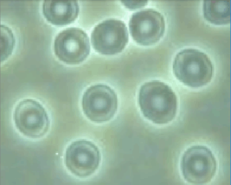
#> input picture cell3.jpg, 231 x 185 px
$ python 630.py   (older library calls are emulated)
#> lines starting #> are read from the running program, lines starting #| are printed output that depends on the picture; after the words box and inside, x2 and y2 are one past the last pixel; in counts of white or black regions, pixels touching at a corner belong together
'''
-*- coding: utf-8 -*-
@Author  : LiZhichao
@Time    : 2019/6/24 8:48
@Software: PyCharm
@File    : 624.py
'''
from tkinter import *
from tkinter import filedialog
import cv2 as cv
import numpy as np
from matplotlib import pyplot as plt
from tkinter import filedialog
import os

def dis(title,num,files):
    cv.namedWindow(title, 0)
    cv.resizeWindow(title, num * H, W)
    cv.imshow(title, np.hstack(files))
    cv.waitKey(0)
    cv.destroyAllWindows()

def display(num,titles,files):
    for i in range(num):
        plt.figure("hist")
        arr = files[i].flatten()
        plt.subplot(1,2,i+1)
        plt.title(titles[i])
        n, bins, patches = plt.hist(arr, bins=256, density=1,edgecolor='None',
                                    facecolor='red')
    plt.show()

def displays(Name,r,c,titles,files):
    plt.figure(Name)
    for i in range(len(files)):
        plt.subplot(r,c,i+1)
        plt.imshow(files[i], cmap='gray')
        plt.xticks([]), plt.yticks([])
        plt.title(titles[i])
    plt.show()

#灰度化
def grey(img):
    # 获取当前图片的信息
    imgInfo = img.shape
    heigh = imgInfo[0]
    width = imgInfo[1]
    # dst 一般是新建值，目标图片
    dst = np.zeros((heigh, width), np.uint8)
    for i in range(0, heigh):
        for j in range(0, width):
            gray = 0.114 * img[i, j, 0] + 0.587 * img[i, j, 1] + 0.299 * img[i, j, 2]
            dst[i, j] = np.uint8(gray)
    return dst

#灰度上移
# [62 lines left out: functions huidushangyi, huiduxiayi, huiduduibidu, huidufanzhuan, gama, not called in this run]

#二值化
def erzhihua(img1):
    img6 = np.zeros((H,W),np.uint8)
    for i in range(H):
        for j in range(W):
            if img1[i,j]>50:
                gray = 255
            else:
                gray = 0
            img6[i,j]=gray
    flies = [img1,img6]
    dis("erzhihua",2,files=flies)
    return img6

#直方图均衡化
def Hist(img):
    Newimg = np.zeros((H, W), np.uint8)  # 二维数组
    Hist = np.zeros(256, np.int)  # Pixel sum一维均衡化前
    EqHist = np.zeros(256, np.int)  # Equal Pixel均衡化后
    HistP = np.zeros(256, np.float)  # 像素概率
    HistPSUM = np.zeros(256, np.float)  # 像素概率和
    Pixelsum = H * W
    for i in range(H):
        for j in range(W):
            # Every Gray Pixel sum
            Hist[img[i,j]]+=1#像素点出现的次数

    for i in range(256):
        HistP[i] =Hist[i]/Pixelsum#像素点出现的概率

    for i in range(1,256):
        HistPSUM[i] =HistP[i]+HistPSUM[i-1]#归一化

    for i in range(256):
        EqHist[i] =HistPSUM[i]*255#均衡化后灰度值

    for i in range(H):
        for j in range(W):
            # Set New pixels Gray
            Newimg[i,j]= EqHist[img[i,j]]

    files = [img,Newimg]
    titles = ["first","last"]
    displays("Hist",1,2,titles,files)
    display(2,titles,files)
    return Newimg

#直方图规定化
# [61 lines left out: functions cumFre, histMatching, cross3x3, not called in this run]

#5x5
def cross5x5(img):
    curimg = np.zeros((H,W),np.uint8)
    newimg = np.zeros((H,W),np.uint8)

    for i in range(1,H-2):
        for j in range(1,W-2):
            t00 = img[i-2,j-2]
            t01 = img[i-2,j-1]
            t02 = img[i-2,j]
            t03 = img[i-2,j+1]
            t04 = img[i-2,j+2]
            t10 = img[i-1, j - 2]
            t11 = img[i-1, j - 1]
            t12 = img[i-1, j]
            t13 = img[i-1, j + 1]
            t14 = img[i-1, j + 2]
            t20 = img[i , j - 2]
            t21 = img[i , j - 1]
            t22 = img[i , j]
            t23 = img[i , j + 1]
            t24 = img[i , j + 2]
            t30 = img[i+1, j - 2]
            t31 = img[i+1, j - 1]
            t32 = img[i+1, j]
            t33 = img[i+1, j + 1]
            t34 = img[i+1, j + 2]
            t40 = img[i+2, j - 2]
            t41 = img[i+2, j - 1]
            t42 = img[i+2, j]
            t43 = img[i+2, j + 1]
            t44 = img[i+2, j + 2]
            templ =[t00,t01,t02,t03,t04,t10,t11,t12,t13,t14,t20,t21,t22,t23,t24,t30,t31,t32,t33,t34,t40,t41,t42,t43,t44]
            templ.sort()
            curimg[i,j]=templ[12]
    for i in range(img.shape[0]):
        for j in range(img.shape[1]):
            if i == 0:
                newimg[i, j] = img[i, j]
            elif j == 0:
                newimg[i, j] = img[i, j]
            elif i == H-1 or i == H-2:
                newimg[i, j] = img[i, j]
            elif j == W-1 or j==W-2:
                newimg[i, j] = img[i, j]
            else:
                newimg[i, j] = curimg[i, j]
    files = [img, curimg, newimg]
    dis('5x5', 3, files)
    return newimg

#Robert算子
def Robert(H,W,img):
    imgR = np.zeros((H,W),np.uint8)
    for i in range(0, H - 1):
        for j in range(0, W - 1):
            a00 = np.int16(img[i,j])
            a01 = np.int16(img[i,j+1])
            a10 = np.int16(img[i+1,j])
            a11 = np.int16(img[i+1,j+1])
            # u = np.sqrt((a00-a11)**2 + (a10-a01)**2)
            u = np.abs((a00-a11))+np.abs(a10-a01)
            if u>= 255:
                u = 255
            elif u<0:
                u = 0
            imgR[i,j] =np.uint8(u)
    files = [img,imgR]
    dis('Robert', 2, files)
    return imgR

#梯度
# [192 lines left out: functions Grad, Prewitt, Sobel, Synthetic, Laplace, Lookformin and 1 more, not called in this run]

#膨胀
def getDilate(img, kernel):
    (H,W) =img.shape
    dilate2 = np.zeros((H, W), np.uint8)
    print("img.shape(H,W)=", H, W)
    (row,col)=kernel.shape
    # 等于结构元素的子图像
    subimg = np.zeros((row, col), np.uint8)
    # 结构元素卷积运算原始图像
    print("kernel.shape(row,col)", row, col)
    for h in range(row//2, H-row//2):
        for w in range(col//2, W-col//2):
            #结构元素与对应点
            for i in range(-(row//2), row//2+1):
                for j in range(-(col//2), col//2+1):
                    subimg[row//2+i,col//2+j] = img[h+i,w+j]*kernel[row//2+i,col//2+j]
            smax = subimg.max()
            dilate2[h, w] = smax
    return dilate2

#填充
def fillHole(im_in):
    im_floodfill = im_in.copy()

    # Mask 用于 floodFill，官方要求长宽+2
    h, w = im_in.shape[:2]
    mask = np.zeros((h + 2, w + 2), np.uint8)

    # floodFill函数中的seedPoint对应像素必须是背景
    isbreak = False
    for i in range(im_floodfill.shape[0]):
        for j in range(im_floodfill.shape[1]):
            if (im_floodfill[i][j] == 0):
                seedPoint = (i, j)
                isbreak = True
                break
        if (isbreak):
            break

    # 得到im_floodfill 255填充非孔洞值
    cv.floodFill(im_floodfill, mask, seedPoint, 255)

    # 得到im_floodfill的逆im_floodfill_inv
    im_floodfill_inv = cv.bitwise_not(im_floodfill)

    # 把im_in、im_floodfill_inv这两幅图像结合起来得到前景
    im_out = im_in | im_floodfill_inv

    # 保存结果
    return im_out

#绘制轮廓
# [28 lines left out: function draw, not called in this run]

def draw1(thresh):
    contours, hierarchy = cv.findContours(thresh, cv.RETR_TREE,
                                              cv.CHAIN_APPROX_NONE)

    # 需要搞一个list给cv2.drawContours()才行！！！！！
    count = 0
    ares_avrg = 0
    c_max = []
    for i in range(len(contours)):
        cnt = contours[i]
        area = cv.contourArea(cnt)
        print(area)

        # 处理掉小的轮廓区域，这个区域的大小自己定义。
        if (area < 200):
            c_min = []
            c_min.append(cnt)
            # thickness不为-1时，表示画轮廓线，thickness的值表示线的宽度。
            cv.drawContours(thresh, c_min, -1, (0, 0, 0), thickness=-1)
            continue
        count += 1
        ares_avrg += area
        c_max.append(cnt)

        # print("{}-blob:{}".format(count, area), end="  ")  # 打印出每个细胞的面积

        rect = cv.boundingRect(cnt)  # 提取矩形坐标

        # print("x:{} y:{}".format(rect[0], rect[1]))  # 打印坐标

        cv.rectangle(img, rect, (0, 0, 0xff), 1)  # 绘制矩形

        y = 10 if rect[1] < 10 else rect[1]  # 防止编号到图片之外

        cv.putText(img, str(count), (rect[0], y), cv.FONT_HERSHEY_COMPLEX,
                    0.4, (255, 0, 0), 1)  # 在细胞左上角写上编号

    cv.drawContours(img, c_max, -1, (0, 0, 0), thickness=1)

    cv.imshow('mask', img)
    cv.waitKey(0)


if __name__ == '__main__':
    # [7 lines of commented-out code are left out]
    img = cv.imread("cell3.jpg")
#> img is the input picture: shape (185, 231, 3); mean B, G, R 159.4, 181.6, 150.3
    img1 = grey(img)
#> after the loop in grey, `for i in range(0, heigh):`:
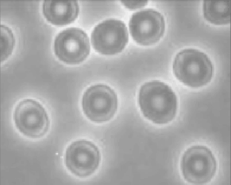
#> dst: shape (185, 231); min 118, max 241, mean 169.2
    H = img1.shape[0]
#> H = 185
    W = img1.shape[1]
#> W = 231
    print(img1.shape)
#| (185, 231)
    cv.imshow("img1",img1)

    # [12 lines of commented-out code are left out]

    imgh1 = Hist(img1)
#> the loop in displays, `for i in range(len(files)):` made 2 passes
#> in displays, `plt.show()`:
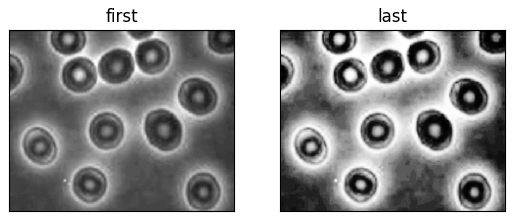
#> figure drawn by matplotlib, 2 panels
    # cv.imshow("imgh1",imgh1)
    imgN1 = cross5x5(imgh1)
#> after the loop in cross5x5, `for i in range(1,H-2):`:
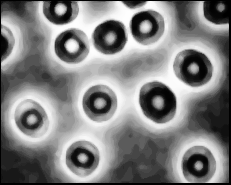
#> curimg: shape (185, 231); min 0, max 254, mean 127.5
    cv.imshow("5x5",imgN1)
    # [6 lines of commented-out code are left out]
    imgR = Robert(H, W, imgN1)
    cv.imshow("imgR",imgR)
    # [6 lines of commented-out code are left out]
    kernelE = np.array([[0, 1, 1, 1, 0], [1, 1, 1, 1, 1], [0, 1, 1, 1, 0]],
                      dtype=np.uint8)
    kernelD = np.array(
        [[0, 0, 1, 0, 0], [0, 1, 1, 1, 0], [1, 1, 1, 1, 1], [0, 1, 1, 1, 0],
         [0, 0, 1, 0, 0]], dtype=np.uint8)

    imgErZhihua = erzhihua(imgR)
#> after the loop in erzhihua, `for i in range(H):`:
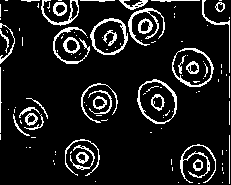
#> img6: shape (185, 231); 10.8% white in thin lines or dots

    dilate_img = getDilate(imgErZhihua,kernelD)
#| img.shape(H,W)= 185 231
#> after the loop in getDilate, `for h in range(row//2, H-row//2):`:
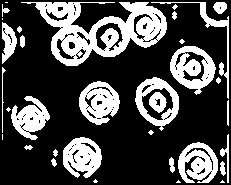
#> dilate2: shape (185, 231); 29.3% white; 34 white regions (10 under 20 px), largest, box (x1, y1, x2, y2) and area: (21, 2, 167, 66) 4105, (170, 46, 216, 95) 1217, (79, 81, 120, 125) 1142
#> after the loop in getDilate, `for h in range(row//2, H-row//2):`: subimg = [[0, 0, 0, 0, 0], [0, 0, 0, 255, 0], [0, 0, 0, 255, 0], [0, 0, 0, 255, 0], [0, 0, 0, 0, 0]]
    cv.imshow("Dilate",dilate_img)
    # erode_img = getErode(imgErZhihua, kernelE)
    # cv.imshow("Erode", erode_img)


    fill_img = fillHole(dilate_img)
#> in fillHole, `cv.floodFill(im_floodfill, mask, seedPoint, 255)`: im_floodfill: shape (185, 231); 95.1% white; 70 black regions (53 under 20 px), largest, box (x1, y1, x2, y2) and area: (142, 88, 173, 120) 407, (96, 23, 123, 51) 309, (175, 52, 208, 81) 304
#> in fillHole, `im_out = im_in | im_floodfill_inv`: im_out: shape (185, 231); 34.1% white; 33 white regions (10 under 20 px)
    cv.imshow("Fill",fill_img)

    # erode_img = getErode(fill_img,kernelE)
    # cv.imshow("Erode1",erode_img)

    # draw(fill_img)
    draw1(fill_img)
#> in draw1, `contours, hierarchy = cv.findContours(thresh, cv.RETR_TREE, cv.CHAIN_A..`: contours = 33 contours, 14 with area under 20; largest, box (x1, y1, x2, y2) and area: (21, 2, 167, 66) 4725, (135, 77, 179, 131) 1563, (170, 46, 216, 95) 1465, (79, 81, 120, 125) 1232, (63, 137, 102, 178) 1098
#> the loop in draw1, `for i in range(len(contours)):` made 33 passes
#> area on passes 4, 5, 6, 8, 11, 15, 23, 27, 29, 30: 43, 23, 48, 20, 81.5, 24, 40, 22, 22, 109.5
#> (area, ares_avrg, rect, y) on passes 9, 10, 16, 17, 19, 21: (1061.5, 1061.5, (178, 142, 40, 41), 142), (1098.5, 2160, (63, 137, 39, 41), 137), (893, 3053, (11, 96, 39, 44), 96), (1232.5, 4285.5, (79, 81, 41, 44), 81), (1563, 5848.5, (135, 77, 44, 54), 77), (1465, 7313.5, (170, 46, 46, 49), 46)
#| 4.0
#| 4.0
#| 7.0
#| 43.0
#| 23.0
#| 48.0
#| 18.0
#| 20.0
#> (further printed lines are left out)
#> after the loop in draw1, `for i in range(len(contours)):`:
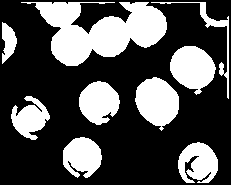
#> thresh: shape (185, 231); 32% white; 9 white regions
#> after the loop in draw1, `for i in range(len(contours)):`: ares_avrg = 12744.5; c_max = 9 contours; largest, box (x1, y1, x2, y2) and area: (21, 2, 167, 66) 4725, (135, 77, 179, 131) 1563, (170, 46, 216, 95) 1465, (79, 81, 120, 125) 1232, (63, 137, 102, 178) 1098; count = 9
#> in draw1, `cv.drawContours(img, c_max, -1, (0, 0, 0), thickness=1)`:
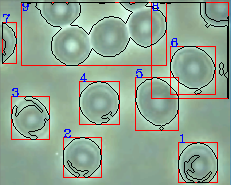
#> img: shape (185, 231, 3); mean B, G, R 146.9, 166, 145.4
   # [20 lines of commented-out code are left out]


    cv.waitKey(0)
    cv.destroyAllWindows()

$ run again, with cell.jpg copied over cell3.jpg
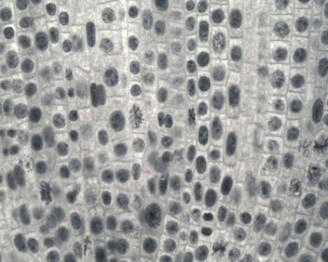
#> input picture cell.jpg, 328 x 262 px
#> img is the input picture: shape (262, 328, 3); mean B, G, R 158.9, 159.5, 159
#| (262, 328)
#> the loop in displays, `for i in range(len(files)):` made 2 passes
#| img.shape(H,W)= 262 328
#> after the loop in getDilate, `for h in range(row//2, H-row//2):`: subimg = [[0, 0, 0, 0, 0], [0, 0, 0, 0, 0], [0, 0, 0, 0, 0], [0, 0, 0, 0, 0], [0, 0, 0, 0, 0]]
#> im_floodfill: shape (262, 328); 80.6% white; 312 black regions (178 under 20 px), largest, box (x1, y1, x2, y2) and area: (18, 121, 83, 254) 2310, (67, 44, 192, 147) 1989, (150, 152, 187, 215) 867
#> im_out: shape (262, 328); 78.1% white; 1 black region
#> contours = 54 contours, 35 with area under 20; largest, box (x1, y1, x2, y2) and area: (2, 2, 326, 260) 61061, (280, 181, 326, 260) 979, (282, 236, 308, 260) 370, (117, 32, 142, 53) 260, (315, 6, 326, 69) 210
#> the loop in draw1, `for i in range(len(contours)):` made 54 passes
#> area on passes 5, 10, 13, 15, 17, 18, 19, 21: 41, 21, 20, 20, 107.5, 49.5, 25.5, 37
#> (printed output is left out)
#> after the loop in draw1, `for i in range(len(contours)):`:
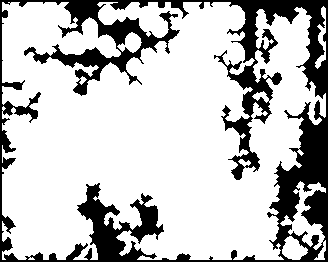
#> thresh: shape (262, 328); 76.1% white; 1 black region
#> after the loop in draw1, `for i in range(len(contours)):`: ares_avrg = 62881; c_max = 5 contours; box (x1, y1, x2, y2) and area: (2, 2, 326, 260) 61061, (280, 181, 326, 260) 979, (282, 236, 308, 260) 370, (117, 32, 142, 53) 260, (315, 6, 326, 69) 210; count = 5
#> in draw1, `cv.drawContours(img, c_max, -1, (0, 0, 0), thickness=1)`:
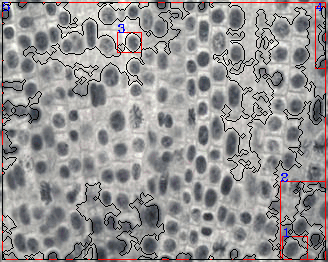
#> img: shape (262, 328, 3); mean B, G, R 147.9, 148.1, 150.1

$ run again, with cell1.jpg copied over cell3.jpg
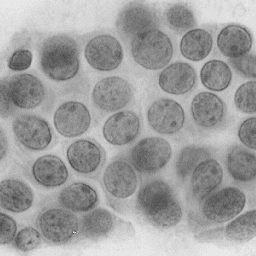
#> input picture cell1.jpg, 256 x 256 px
#> img is the input picture: shape (256, 256, 3); min 66, max 239, mean 158.8
#| (256, 256)
#> the loop in displays, `for i in range(len(files)):` made 2 passes
#| img.shape(H,W)= 256 256
#> after the loop in getDilate, `for h in range(row//2, H-row//2):`: subimg = [[0, 0, 0, 0, 0], [0, 0, 0, 0, 0], [0, 0, 0, 0, 0], [0, 0, 0, 0, 0], [0, 0, 0, 0, 0]]
#> im_floodfill: shape (256, 256); 95.1% white; 82 black regions (74 under 20 px), largest, box (x1, y1, x2, y2) and area: (56, 104, 87, 135) 742, (69, 142, 103, 170) 554, (182, 31, 209, 58) 535
#> im_out: shape (256, 256); 31.5% white; 98 white regions (39 under 20 px)
#> contours = 98 contours, 51 with area under 20; largest, box (x1, y1, x2, y2) and area: (157, 3, 254, 159) 4534, (18, 98, 110, 191) 4154, (4, 31, 126, 85) 1868, (2, 174, 72, 254) 1230, (182, 150, 254, 232) 1084
#> the loop in draw1, `for i in range(len(contours)):` made 98 passes
#> area on passes 1, 4, 6, 7, 8, 14, 17, 19: 20, 123, 45.5, 34, 28, 33.5, 48.5, 85
#> (printed output is left out)
#> after the loop in draw1, `for i in range(len(contours)):`:
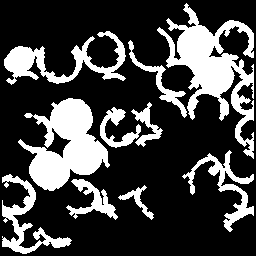
#> thresh: shape (256, 256); 26.1% white; 10 white regions
#> after the loop in draw1, `for i in range(len(contours)):`: ares_avrg = 15178.5; c_max = 10 contours; largest, box (x1, y1, x2, y2) and area: (157, 3, 254, 159) 4534, (18, 98, 110, 191) 4154, (4, 31, 126, 85) 1868, (2, 174, 72, 254) 1230, (182, 150, 254, 232) 1084; count = 10
#> in draw1, `cv.drawContours(img, c_max, -1, (0, 0, 0), thickness=1)`:
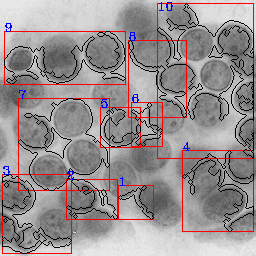
#> img: shape (256, 256, 3); mean B, G, R 144.4, 143.3, 152.5

$ run again, with cell2.jpg copied over cell3.jpg
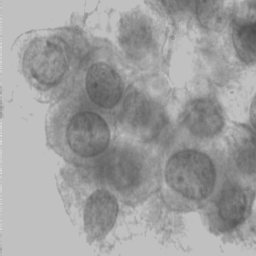
#> input picture cell2.jpg, 256 x 256 px
#> img is the input picture: shape (256, 256, 3); min 73, max 224, mean 158.7
#| (256, 256)
#> the loop in displays, `for i in range(len(files)):` made 2 passes
#| img.shape(H,W)= 256 256
#> after the loop in getDilate, `for h in range(row//2, H-row//2):`: subimg = [[0, 0, 255, 0, 0], [0, 0, 255, 255, 0], [0, 0, 255, 255, 0], [0, 0, 0, 0, 0], [0, 0, 0, 0, 0]]
#> im_floodfill: shape (256, 256); 98.9% white; 27 black regions (23 under 20 px), largest, box (x1, y1, x2, y2) and area: (172, 40, 190, 84) 472, (105, 25, 118, 36) 42, (245, 78, 253, 85) 30, (105, 9, 114, 15) 28
#> im_out: shape (256, 256); 16.9% white; 102 white regions (57 under 20 px)
#> contours = 102 contours, 65 with area under 20; largest, box (x1, y1, x2, y2) and area: (7, 2, 254, 254) 5012, (166, 29, 197, 89) 1112, (218, 71, 254, 127) 844, (229, 36, 254, 68) 163, (2, 84, 15, 122) 160
#> the loop in draw1, `for i in range(len(contours)):` made 102 passes
#> area on passes 10, 11, 13, 14, 15, 17, 23, 34: 97.5, 63.5, 28, 24, 43, 27.5, 101, 64
#> (printed output is left out)
#> after the loop in draw1, `for i in range(len(contours)):`: ares_avrg = 6968.5; c_max = 3 contours; box (x1, y1, x2, y2) and area: (7, 2, 254, 254) 5012, (166, 29, 197, 89) 1112, (218, 71, 254, 127) 844; count = 3
#> in draw1, `cv.drawContours(img, c_max, -1, (0, 0, 0), thickness=1)`:
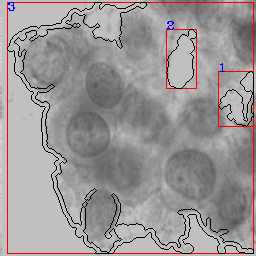
#> img: shape (256, 256, 3); mean B, G, R 150.5, 150.2, 154.7
